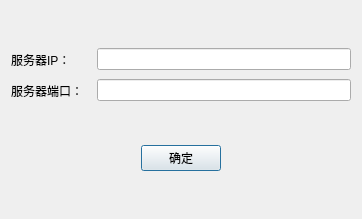
<?xml version="1.0" encoding="UTF-8"?>
<ui version="4.0">
 <class>newServerDialog</class>
 <widget class="QDialog" name="newServerDialog">
  <property name="geometry">
   <rect>
    <x>0</x>
    <y>0</y>
    <width>362</width>
    <height>219</height>
   </rect>
  </property>
  <property name="windowTitle">
   <string>Dialog</string>
  </property>
  <layout class="QGridLayout" name="gridLayout_2">
   <item row="1" column="0">
    <layout class="QHBoxLayout" name="horizontalLayout">
     <item>
      <spacer name="horizontalSpacer">
       <property name="orientation">
        <enum>Qt::Horizontal</enum>
       </property>
       <property name="sizeHint" stdset="0">
        <size>
         <width>40</width>
         <height>20</height>
        </size>
       </property>
      </spacer>
     </item>
     <item>
      <widget class="QPushButton" name="buttonSure">
       <property name="minimumSize">
        <size>
         <width>75</width>
         <height>23</height>
        </size>
       </property>
       <property name="text">
        <string>确定</string>
       </property>
      </widget>
     </item>
     <item>
      <spacer name="horizontalSpacer_2">
       <property name="orientation">
        <enum>Qt::Horizontal</enum>
       </property>
       <property name="sizeHint" stdset="0">
        <size>
         <width>40</width>
         <height>20</height>
        </size>
       </property>
      </spacer>
     </item>
    </layout>
   </item>
   <item row="0" column="0">
    <layout class="QGridLayout" name="gridLayout">
     <item row="0" column="0">
      <widget class="QLabel" name="label">
       <property name="minimumSize">
        <size>
         <width>80</width>
         <height>25</height>
        </size>
       </property>
       <property name="text">
        <string>服务器IP：</string>
       </property>
      </widget>
     </item>
     <item row="0" column="1">
      <widget class="QLineEdit" name="lineEditIP"/>
     </item>
     <item row="1" column="0">
      <widget class="QLabel" name="label_2">
       <property name="minimumSize">
        <size>
         <width>80</width>
         <height>25</height>
        </size>
       </property>
       <property name="text">
        <string>服务器端口：</string>
       </property>
      </widget>
     </item>
     <item row="1" column="1">
      <widget class="QLineEdit" name="lineEditPort"/>
     </item>
    </layout>
   </item>
  </layout>
 </widget>
 <resources/>
 <connections/>
</ui>
